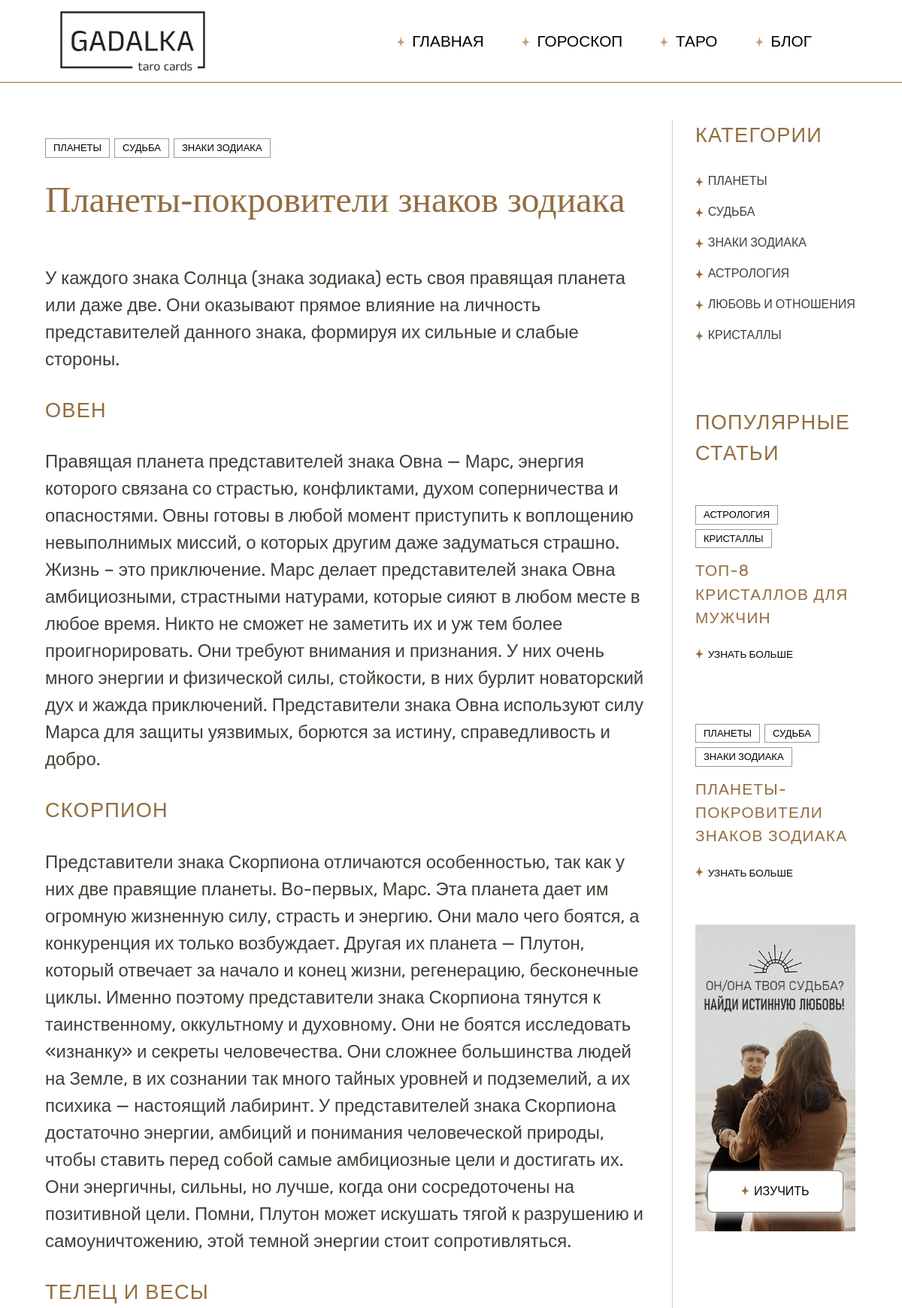
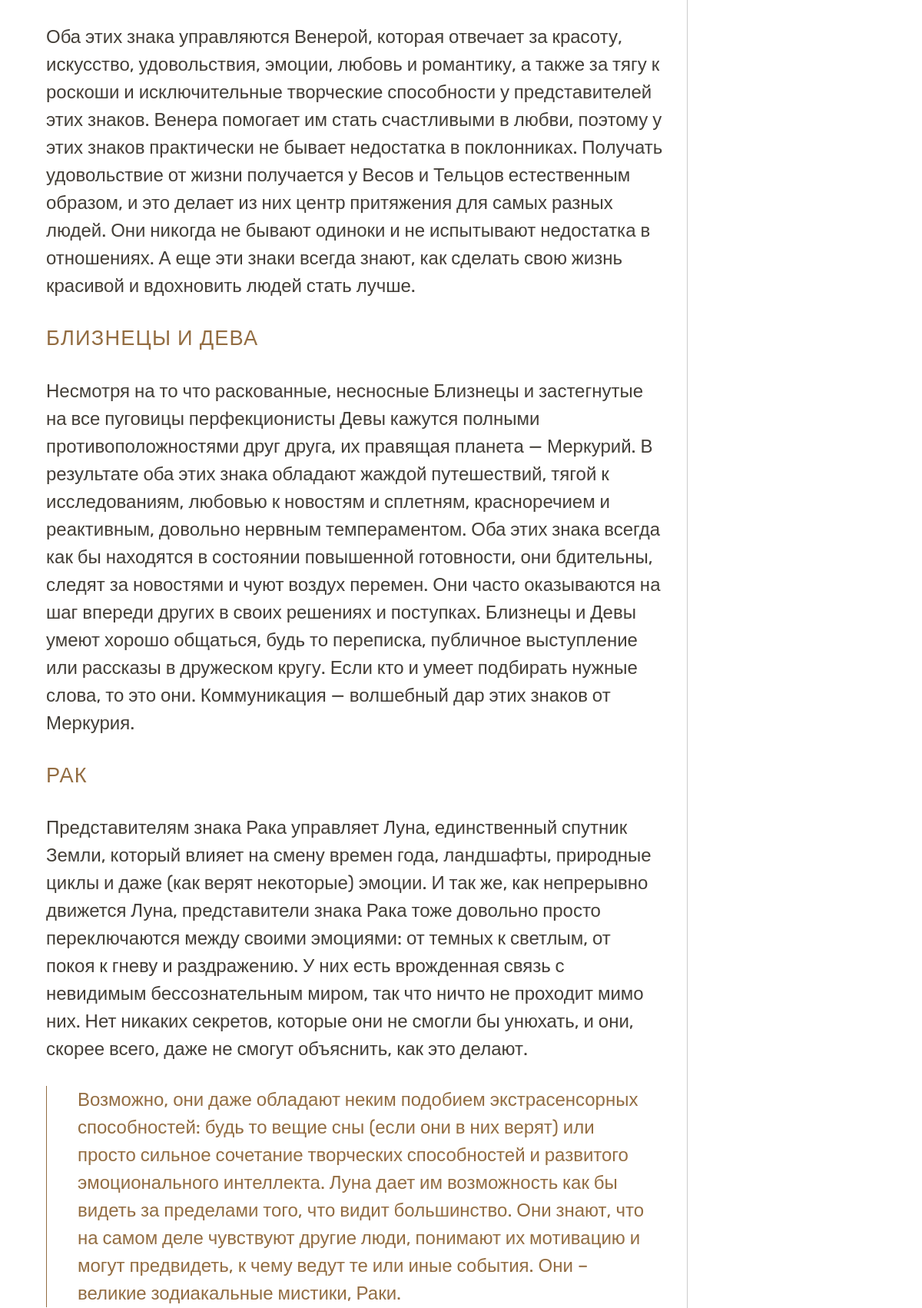
Screenshot of /pages/blog/article.php?h=46K5 (upper part) with the database file from the repository (2 pictures, top to bottom).
### tables this page shows
CREATE TABLE `article_categories` (
  `aid` int NOT NULL,
  `cat_id` int NOT NULL
);

CREATE TABLE `blog_categories` (
  `cat_id` int NOT NULL,
  `name` varchar(128) NOT NULL
);

CREATE TABLE `articles` (
  `aid` int NOT NULL,
  `header` varchar(256) NOT NULL,
  `create_timestamp` bigint NOT NULL,
  `image` varchar(128) NOT NULL,
  `views` bigint NOT NULL
);

CREATE TABLE `article_body` (
  `id` int NOT NULL,
  `aid` int NOT NULL,
  `on_page_idx` int NOT NULL,
  `tag_id` int NOT NULL,
  `content` text NOT NULL
);

### public/php/article.php (called while the page is built, shortened)
<?
class Article {
    public static function NewFromID($id) {
        $article = new Article();
        $m = new mysqli(getenv('dbhost'),getenv('dbuser'), getenv('dbpass'), getenv('dbname'));
        $r = $m->query("select * from articles where aid = $id");
        $row = $r->fetch_assoc();
        $article->ID = $row['aid'];
        $article->Header = $row['header'];
        $article->CreateTimestamp = intval($row['create_timestamp']);
        $article->Image = $row['image'];
        $article->Categories = self::GetCategories($article->ID);
        $article->Body = self::GetBody($article->ID);
        return $article;
    }
    public static function NewFromRow($row) {
        $article = new Article();
        $article->ID = $row['aid'];
        $article->Header = $row['header'];
        $article->CreateTimestamp = intval($row['create_timestamp']);
        $article->Image = $row['image'];
        $article->Categories = self::GetCategories($article->ID);
        $article->Body = self::GetBody($article->ID);
        return $article;
    }
    private static function GetCategories($article_id) {
        $categories = [];
        $m = new mysqli(getenv('dbhost'),getenv('dbuser'), getenv('dbpass'), getenv('dbname'));
        $r = $m->query("SELECT ac.cat_id, bc.name
                                FROM article_categories ac
                                JOIN blog_categories bc ON ac.cat_id = bc.cat_id
                                WHERE ac.aid = $article_id;");
        while($row = $r->fetch_assoc()) {
            $categories[] = [$row['cat_id'], $row['name']];
        }
        return $categories;
    }
    private static function GetBody($article_id) {
        $body = [];
        $m = new mysqli(getenv('dbhost'),getenv('dbuser'), getenv('dbpass'), getenv('dbname'));
        $r = $m->query("SELECT b.on_page_idx, t.tag, b.content, t.class_list
                        FROM article_body b
                        JOIN article_tags t ON t.tag_id = b.tag_id
                        WHERE b.aid = $article_id ORDER BY b.on_page_idx ASC;");
        while($row = $r->fetch_assoc()) {
            $body[]= new ArticlePart($row['on_page_idx'], $row['tag'], $row['content'], $row['class_list']);
        }
        return $body;
    }
    public static function GetArticleList($limit = 10, $by = 'create_timestamp', $cat = null) {
        $m = new mysqli(getenv('dbhost'),getenv('dbuser'), getenv('dbpass'), getenv('dbname'));
        $query = "SELECT * FROM articles";
        if ($by == 'views') {
            $query .= " ORDER BY views DESC LIMIT $limit;";
        }
        else {
            $query .= " ORDER BY create_timestamp DESC LIMIT $limit;";
        }
        $r = $m->query($query);
        $articles = [];
        while($row = $r->fetch_assoc()) {
            $articles[] = Article::NewFromRow($row);
        }
        return $articles;
    }
    public static function GetArticleByHash($hash) {
        $article_id = Article::DecodeBase62($hash);
        $article = Article::NewFromID($article_id);
        return $article;
    }
    public static function GetPopularArticles($limit) {
        $articles = Article::GetArticleList($limit, 'views');
        return $articles;
    }
    public static function GetAllCategories() {
        $m = new mysqli(getenv('dbhost'),getenv('dbuser'), getenv('dbpass'), getenv('dbname'));
        $r = $m->query("SELECT name FROM blog_categories;");
        $categories = [];
        while($row = $r->fetch_assoc()) {
            $categories[] = $row['name'];
        }
        return $categories;
    }
    private static $base62_salt = 979232;
    private static function DecodeBase62($hash) {
        $b = 62;
        $base='0123456789abcdefghijklmnopqrstuvwxyzABCDEFGHIJKLMNOPQRSTUVWXYZ';
        $limit = strlen($hash);
        $res=strpos($base,$hash[0]);
        for($i=1;$i<$limit;$i++) {
            $res = $b * $res + strpos($base,$hash[$i]);
        }
        return $res - Article::$base62_salt;
    }
}
class ArticlePart {
    public function __construct($onPageIndex, $tag, $content, $classList = '') {
        $this->Tag = $tag;
        $this->Content = $content;
        $this->ClassList = $classList;
    }
}

### public/pages/blog/article.php (the view, shortened to what this page needs)
<?
if(isset($_GET['h']) && !empty($_GET['h'])){
    $hash = $_GET['h'];
} else {
    header('Location: /pages/blog/blog.php');
}
$root = realpath($_SERVER["DOCUMENT_ROOT"]);
?>
<!DOCTYPE html>
<html lang="ru" prefix="og: http://ogp.me/ns#">
<head>
    <?
        include_once($root.'/parts/head.php');
    ?>
    <link rel="stylesheet" href="..\..\parts/header/header.css">
    <link rel="stylesheet" href="..\..\parts/footer/footer.css">
    <link rel="stylesheet" href="..\..\parts/pagination/pagination.css">
	<link rel="stylesheet" href="..\..\parts/css-normalize.css">
	<link rel="stylesheet" href="..\..\parts/banners/banners.css">
	<link rel="stylesheet" href="/main.css">
    <link rel="stylesheet" href="blog.css">
    <link rel="stylesheet" href="article.css">
    <?
        require_once($root.'/php/article.php');
        $article = Article::GetArticleByHash($hash);
    ?>
</head>
<body class="light">
    <?
        require_once($root.'/parts/header/header.php');
    ?>
    <div class="main-wrapper">
        <div class="blog-section">
            <div class="post">
                <div class="post-tags">
                    <?foreach($article->Categories as $category) {?>
                        <a href="/"><div class="post-tag"><?=$category[1]?></div></a>
                    <?}?>
                </div>
                <h1 class="title-text"><?=$article->Header?></h1>
                <div class="article-content">
                    <?
                        foreach($article->Body as $paragraph) {
                            if($paragraph->Tag == 'p' || $paragraph->Tag == 'h4' || $paragraph->Tag == 'h2' || $paragraph->Tag == 'h3' || $paragraph->Tag == 'blockquote') {
                                echo '<' . $paragraph->Tag . ' class="'.$paragraph->ClassList.'">' . $paragraph->Content . '</' . $paragraph->Tag . '>';
                            }
                        }
                    ?>
                </div>
            </div>
        </div>
        <?php require_once('sidebar.php');?>
    </div>
</body>

### public/pages/blog/sidebar.php (shortened to what this page needs)
<?
    $popularArticles = Article::GetPopularArticles(2);
    $categories = Article::GetAllCategories();
?>
<div class="sidebar">
    <div class="categories">
        <h4 class="title-text">Категории</h4>
        <ul>
            <?foreach($categories as $cat) {?>
            <li>
                <span class="learn-more-btn">
                    <span class="s-icon">
                    </span>
                    <a itemprop="url" href="/" class="text">
                        <?=$cat?>
                    </a>
                </span>
            </li>
            <?}?>
        </ul>
    </div>
    <div class="popular-posts">
        <h4 class="title-text">Популярные статьи</h4>
        <?foreach($popularArticles as $article) {?>
        <div class="post">
            <div class="post-tags">
                <?foreach($article->Categories as $category) {?>
                    <a href="/"><div class="post-tag"><?=$category[1]?></div></a>
                <?}?>
            </div>
            <h3 class="title-text"><?=$article->Header?></h3>
            <span class="learn-more-btn">
                <span class="s-icon">
                </span>
                <a itemprop="url" href="/" class="text">
                    Узнать больше
                </a>
            </span>
        </div>
        <?}?>
    </div>
    <?php
        include_once($root.'/parts/banners/banners.php');
    ?>
</div>

### public/parts/header/header.css (style rules this page uses)
.s-icon { overflow: hidden; }

### public/main.css (style rules this page uses)
h1.title-text { font-size: 4em; font-family: "Cactus Classical Serif", serif !important; font-weight: 400; font-style: normal; }
.light h1,.light h4,.light h3 { color: #936D42; }
.light a { color: black; }
p.h1-subtitle-text { font-size: 1.5em; font-family: "Rubik", sans-serif; }
.light p { color: rgb(67, 62, 55); }
h3.title-text { font-size: 2.2em; font-style: normal; font-weight: 400; letter-spacing: 1.2px; text-transform: uppercase; outline-color: rgb(202, 157, 117); font-family: "Rubik", sans-serif; }
h4.title-text { font-size: 1.7em; font-style: normal; font-weight: 400; letter-spacing: 1.2px; text-transform: uppercase; outline-color: rgb(202, 157, 117); font-family: "Rubik", sans-serif; }
.s-icon, .icon { overflow: hidden; }
.star-icon { color : #936d42; }
.learn-more-btn { display: flex; column-gap: 6px; align-items: normal; position: relative; padding: 6px 0; width: max-content; cursor: pointer; }
.learn-more-btn svg { transition: .3s; }
.light .learn-more-btn a { color: rgb(7, 5, 6); }
.learn-more-btn a { text-decoration: none; text-transform: uppercase; font-family: "Rubik", sans-serif; font-size: .8em; font-weight: 400; }
.learn-more-btn::after { content: ''; transition: .4s ease-out; display: inline-flex; position: absolute; width: 0%; bottom: 0; border-bottom: 1px solid #936d42; }

### public/pages/blog/blog.css (style rules this page uses)
.main-wrapper { width: 90vw; position: relative; left: 5vw; margin-top: 50px; display: flex; }
.blog-section { flex-basis: calc(80% - 30px); display: flex; flex-direction: column; padding-right: 30px; }
.post { display: flex; flex-direction: column; margin-bottom: 50px; }
.post-tags { margin-top: 24px; display: flex; flex-direction: row; flex-wrap: wrap; gap: 6px; }
.post-tag { text-transform: uppercase; padding: 2px 10px; border: 1px solid #a8948e; font-size: 13px; font-family: 'Rubik', sans-serif; font-weight: 400; }
.post h3 { margin-top: 8px; }
.post .learn-more-btn { margin-top: 35px; }
.post .learn-more-btn a { font-size: 1em; font-weight: 500; line-height: 1.4em; }
.title-text, .h4-subtitle-text { word-wrap: break-word; }
.sidebar { flex-basis: calc(20% - 30px); padding-left: 30px; border-left: 1px solid rgba(0, 0, 0, .2); }
.sidebar h4 { margin-bottom: 25px; }
.sidebar ul { list-style: none; padding: 0; margin: 0; }
.sidebar ul a { font-size: 1em !important; font-weight: 400; line-height: 1.1em; color: #433e37 !important; }
.sidebar ul li { margin-top: 5px; }
.sidebar .popular-posts { margin-top: 75px; }
.sidebar h3 { font-size: 1.3em !important; margin-top: 15px; }
.sidebar .post .learn-more-btn a { font-size: 0.85em; line-height: 1.7em; }
.sidebar .post .learn-more-btn { margin-top: 15px; }
.main-wrapper { margin-bottom: 50px; }

### public/pages/blog/article.css (style rules this page uses)
.post h1 { margin-top: 20px; font-size: 3em; }
.article-content { margin-top: 50px; display: flex; flex-direction: column; row-gap: 30px; }
blockquote { border-left: 1px solid #936d42; margin: 0; padding-left: 40px; padding-right: 10px; margin-block-start: 0; margin-block-end: 0; margin-inline-start: 0; margin-inline-end: 0; color: #936d42 !important; font-size: 1.5em; font-family: "Rubik", sans-serif; --paragraphMarginBottom: 24px; }

### rows the page displays
article_categories: blog_categories.name "ПЛАНЕТЫ"
article_categories: blog_categories.name "СУДЬБА"
article_categories: blog_categories.name "ЗНАКИ ЗОДИАКА"
articles: header "Планеты-покровители знаков зодиака", header "ПЛАНЕТЫ-ПОКРОВИТЕЛИ ЗНАКОВ ЗОДИАКА"
article_body: content "У каждого знака Солнца (знака зодиака) есть своя правящая планета или даже две. Они оказывают прямое влияние на личность представителей данного знака, формируя их сильные и слабые стороны."
article_body: content "ОВЕН"
article_body: content "Правящая планета представителей знака Овна — Марс, энергия которого связана со страстью, конфликтами, духом соперничества и опасностями. Овны готовы в любой момент приступить к воплощению невыполнимых миссий, о которых другим даже задуматься страшно. Жизнь – это приключение. Марс делает представителей знака Овна амбициозными, страстными натурами, которые сияют в любом месте в любое время. Никто не сможет не заметить их и уж тем более проигнорировать. Они требуют внимания и признания. У них очень много энергии и физической силы, стойкости, в них бурлит новаторский дух и жажда приключений. Представители знака Овна используют силу Марса для защиты уязвимых, борются за истину, справедливость и…"
article_body: content "СКОРПИОН"
article_body: content "Представители знака Скорпиона отличаются особенностью, так как у них две правящие планеты. Во-первых, Марс. Эта планета дает им огромную жизненную силу, страсть и энергию. Они мало чего боятся, а конкуренция их только возбуждает. Другая их планета — Плутон, который отвечает за начало и конец жизни, регенерацию, бесконечные циклы. Именно поэтому представители знака Скорпиона тянутся к таинственному, оккультному и духовному. Они не боятся исследовать «изнанку» и секреты человечества. Они сложнее большинства людей на Земле, в их сознании так много тайных уровней и подземелий, а их психика — настоящий лабиринт. У представителей знака Скорпиона достаточно энергии, амбиций и понимания…"
article_body: content "ТЕЛЕЦ И ВЕСЫ"
article_body: content "Оба этих знака управляются Венерой, которая отвечает за красоту, искусство, удовольствия, эмоции, любовь и романтику, а также за тягу к роскоши и исключительные творческие способности у представителей этих знаков. Венера помогает им стать счастливыми в любви, поэтому у этих знаков практически не бывает недостатка в поклонниках. Получать удовольствие от жизни получается у Весов и Тельцов естественным образом, и это делает из них центр притяжения для самых разных людей. Они никогда не бывают одиноки и не испытывают недостатка в отношениях. А еще эти знаки всегда знают, как сделать свою жизнь красивой и вдохновить людей стать лучше."
article_body: content "БЛИЗНЕЦЫ И ДЕВА"
article_body: content "Несмотря на то что раскованные, несносные Близнецы и застегнутые на все пуговицы перфекционисты Девы кажутся полными противоположностями друг друга, их правящая планета — Меркурий. В результате оба этих знака обладают жаждой путешествий, тягой к исследованиям, любовью к новостям и сплетням, красноречием и реактивным, довольно нервным темпераментом. Оба этих знака всегда как бы находятся в состоянии повышенной готовности, они бдительны, следят за новостями и чуют воздух перемен. Они часто оказываются на шаг впереди других в своих решениях и поступках. Близнецы и Девы умеют хорошо общаться, будь то переписка, публичное выступление или рассказы в дружеском кругу. Если кто и умеет подбирать…"
article_body: content "РАК"
article_body: content "Представителям знака Рака управляет Луна, единственный спутник Земли, который влияет на смену времен года, ландшафты, природные циклы и даже (как верят некоторые) эмоции. И так же, как непрерывно движется Луна, представители знака Рака тоже довольно просто переключаются между своими эмоциями: от темных к светлым, от покоя к гневу и раздражению. У них есть врожденная связь с невидимым бессознательным миром, так что ничто не проходит мимо них. Нет никаких секретов, которые они не смогли бы унюхать, и они, скорее всего, даже не смогут объяснить, как это делают."
article_body: content "Возможно, они даже обладают неким подобием экстрасенсорных способностей: будь то вещие сны (если они в них верят) или просто сильное сочетание творческих способностей и развитого эмоционального интеллекта. Луна дает им возможность как бы видеть за пределами того, что видит большинство. Они знают, что на самом деле чувствуют другие люди, понимают их мотивацию и могут предвидеть, к чему ведут те или иные события. Они – великие зодиакальные мистики, Раки."
articles: header "ТОП-8 КРИСТАЛЛОВ ДЛЯ МУЖЧИН"
article_categories: blog_categories.name "АСТРОЛОГИЯ"
article_categories: blog_categories.name "КРИСТАЛЛЫ"

### other values shown
$v->title "ГЛАВНАЯ"
$v->title "ГОРОСКОП"
$v->title "ТАРО"
$v->title "БЛОГ"
$cat "ПЛАНЕТЫ"
$cat "СУДЬБА"
$cat "ЗНАКИ ЗОДИАКА"
$cat "АСТРОЛОГИЯ"
$cat "ЛЮБОВЬ И ОТНОШЕНИЯ"
$cat "КРИСТАЛЛЫ"
